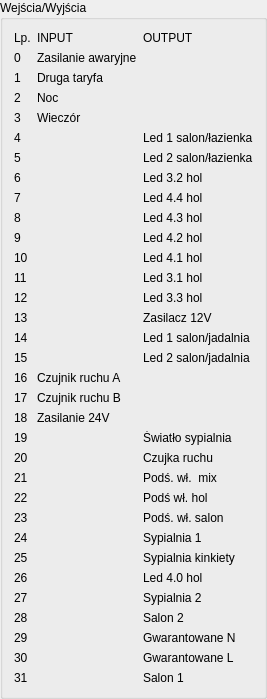
     <widget class="QGroupBox" name="groupBox">
      <property name="title">
       <string>Wejścia/Wyjścia</string>
      </property>
      <layout class="QGridLayout" name="gridLayout">
       <item row="27" column="0">
        <widget class="QLabel" name="label_53">
         <property name="text">
          <string>26</string>
         </property>
        </widget>
       </item>
       <item row="0" column="1">
        <widget class="QLabel" name="input">
         <property name="text">
          <string>INPUT</string>
         </property>
        </widget>
       </item>
       <item row="32" column="0">
        <widget class="QLabel" name="label_63">
         <property name="text">
          <string>31</string>
         </property>
        </widget>
       </item>
       <item row="19" column="1">
        <widget class="QLabel" name="label_38">
         <property name="text">
          <string>Zasilanie 24V</string>
         </property>
        </widget>
       </item>
       <item row="32" column="2">
        <widget class="QLabel" name="label_64">
         <property name="text">
          <string>Salon 1</string>
         </property>
        </widget>
       </item>
       <item row="17" column="0">
        <widget class="QLabel" name="label_33">
         <property name="text">
          <string>16</string>
         </property>
        </widget>
       </item>
       <item row="1" column="1">
        <widget class="QLabel" name="label_2">
         <property name="text">
          <string>Zasilanie awaryjne</string>
         </property>
        </widget>
       </item>
       <item row="5" column="0">
        <widget class="QLabel" name="label_9">
         <property name="text">
          <string>4</string>
         </property>
        </widget>
       </item>
       <item row="18" column="1">
        <widget class="QLabel" name="label_36">
         <property name="text">
          <string>Czujnik ruchu B</string>
         </property>
        </widget>
       </item>
       <item row="7" column="0">
        <widget class="QLabel" name="label_13">
         <property name="text">
          <string>6</string>
         </property>
        </widget>
       </item>
       <item row="4" column="0">
        <widget class="QLabel" name="label_7">
         <property name="text">
          <string>3</string>
         </property>
        </widget>
       </item>
       <item row="1" column="0">
        <widget class="QLabel" name="label">
         <property name="text">
          <string>0</string>
         </property>
        </widget>
       </item>
       <item row="23" column="0">
        <widget class="QLabel" name="label_45">
         <property name="text">
          <string>22</string>
         </property>
        </widget>
       </item>
       <item row="20" column="2">
        <widget class="QLabel" name="label_40">
         <property name="text">
          <string>Światło sypialnia</string>
         </property>
        </widget>
       </item>
       <item row="12" column="0">
        <widget class="QLabel" name="label_23">
         <property name="text">
          <string>11</string>
         </property>
        </widget>
       </item>
       <item row="10" column="0">
        <widget class="QLabel" name="label_19">
         <property name="text">
          <string>9</string>
         </property>
        </widget>
       </item>
       <item row="28" column="0">
        <widget class="QLabel" name="label_55">
         <property name="text">
          <string>27</string>
         </property>
        </widget>
       </item>
       <item row="21" column="2">
        <widget class="QLabel" name="label_42">
         <property name="text">
          <string>Czujka ruchu</string>
         </property>
        </widget>
       </item>
       <item row="31" column="2">
        <widget class="QLabel" name="label_62">
         <property name="text">
          <string>Gwarantowane L</string>
         </property>
        </widget>
       </item>
       <item row="30" column="2">
        <widget class="QLabel" name="label_60">
         <property name="text">
          <string>Gwarantowane N</string>
         </property>
        </widget>
       </item>
       <item row="2" column="1">
        <widget class="QLabel" name="label_4">
         <property name="text">
          <string>Druga taryfa</string>
         </property>
        </widget>
       </item>
       <item row="3" column="1">
        <widget class="QLabel" name="label_3">
         <property name="text">
          <string>Noc</string>
         </property>
        </widget>
       </item>
       <item row="8" column="0">
        <widget class="QLabel" name="label_15">
         <property name="text">
          <string>7</string>
         </property>
        </widget>
       </item>
       <item row="24" column="2">
        <widget class="QLabel" name="label_48">
         <property name="text">
          <string>Podś. wł. salon</string>
         </property>
        </widget>
       </item>
       <item row="26" column="2">
        <widget class="QLabel" name="label_52">
         <property name="text">
          <string>Sypialnia kinkiety</string>
         </property>
        </widget>
       </item>
       <item row="11" column="2">
        <widget class="QLabel" name="label_22">
         <property name="text">
          <string>Led 4.1 hol</string>
         </property>
        </widget>
       </item>
       <item row="21" column="0">
        <widget class="QLabel" name="label_41">
         <property name="text">
          <string>20</string>
         </property>
        </widget>
       </item>
       <item row="5" column="2">
        <widget class="QLabel" name="label_10">
         <property name="text">
          <string>Led 1 salon/łazienka</string>
         </property>
        </widget>
       </item>
       <item row="0" column="0">
        <widget class="QLabel" name="lp">
         <property name="text">
          <string>Lp.</string>
         </property>
        </widget>
       </item>
       <item row="17" column="1">
        <widget class="QLabel" name="label_34">
         <property name="text">
          <string>Czujnik ruchu A</string>
         </property>
        </widget>
       </item>
       <item row="3" column="0">
        <widget class="QLabel" name="label_6">
         <property name="text">
          <string>2</string>
         </property>
        </widget>
       </item>
       <item row="18" column="0">
        <widget class="QLabel" name="label_35">
         <property name="text">
          <string>17</string>
         </property>
        </widget>
       </item>
       <item row="29" column="2">
        <widget class="QLabel" name="label_58">
         <property name="text">
          <string>Salon 2</string>
         </property>
        </widget>
       </item>
       <item row="4" column="1">
        <widget class="QLabel" name="label_8">
         <property name="text">
          <string>Wieczór</string>
         </property>
        </widget>
       </item>
       <item row="27" column="2">
        <widget class="QLabel" name="label_54">
         <property name="text">
          <string>Led 4.0 hol</string>
         </property>
        </widget>
       </item>
       <item row="26" column="0">
        <widget class="QLabel" name="label_51">
         <property name="text">
          <string>25</string>
         </property>
        </widget>
       </item>
       <item row="13" column="0">
        <widget class="QLabel" name="label_25">
         <property name="text">
          <string>12</string>
         </property>
        </widget>
       </item>
       <item row="31" column="0">
        <widget class="QLabel" name="label_61">
         <property name="text">
          <string>30</string>
         </property>
        </widget>
       </item>
       <item row="15" column="2">
        <widget class="QLabel" name="label_30">
         <property name="text">
          <string>Led 1 salon/jadalnia</string>
         </property>
        </widget>
       </item>
       <item row="28" column="2">
        <widget class="QLabel" name="label_56">
         <property name="text">
          <string>Sypialnia 2</string>
         </property>
        </widget>
       </item>
       <item row="2" column="0">
        <widget class="QLabel" name="label_5">
         <property name="text">
          <string>1</string>
         </property>
        </widget>
       </item>
       <item row="22" column="0">
        <widget class="QLabel" name="label_43">
         <property name="text">
          <string>21</string>
         </property>
        </widget>
       </item>
       <item row="14" column="2">
        <widget class="QLabel" name="label_28">
         <property name="text">
          <string>Zasilacz 12V</string>
         </property>
        </widget>
       </item>
       <item row="12" column="2">
        <widget class="QLabel" name="label_24">
         <property name="text">
          <string>Led 3.1 hol</string>
         </property>
        </widget>
       </item>
       <item row="13" column="2">
        <widget class="QLabel" name="label_26">
         <property name="text">
          <string>Led 3.3 hol</string>
         </property>
        </widget>
       </item>
       <item row="9" column="0">
        <widget class="QLabel" name="label_17">
         <property name="text">
          <string>8</string>
         </property>
        </widget>
       </item>
       <item row="25" column="0">
        <widget class="QLabel" name="label_49">
         <property name="text">
          <string>24</string>
         </property>
        </widget>
       </item>
       <item row="15" column="0">
        <widget class="QLabel" name="label_29">
         <property name="text">
          <string>14</string>
         </property>
        </widget>
       </item>
       <item row="22" column="2">
        <widget class="QLabel" name="label_44">
         <property name="text">
          <string>Podś. wł.  mix</string>
         </property>
        </widget>
       </item>
       <item row="11" column="0">
        <widget class="QLabel" name="label_21">
         <property name="text">
          <string>10</string>
         </property>
        </widget>
       </item>
       <item row="23" column="2">
        <widget class="QLabel" name="label_46">
         <property name="text">
          <string>Podś wł. hol</string>
         </property>
        </widget>
       </item>
       <item row="7" column="2">
        <widget class="QLabel" name="label_14">
         <property name="text">
          <string>Led 3.2 hol</string>
         </property>
        </widget>
       </item>
       <item row="16" column="2">
        <widget class="QLabel" name="label_32">
         <property name="text">
          <string>Led 2 salon/jadalnia</string>
         </property>
        </widget>
       </item>
       <item row="25" column="2">
        <widget class="QLabel" name="label_50">
         <property name="text">
          <string>Sypialnia 1</string>
         </property>
        </widget>
       </item>
       <item row="19" column="0">
        <widget class="QLabel" name="label_37">
         <property name="text">
          <string>18</string>
         </property>
        </widget>
       </item>
       <item row="10" column="2">
        <widget class="QLabel" name="label_20">
         <property name="text">
          <string>Led 4.2 hol</string>
         </property>
        </widget>
       </item>
       <item row="14" column="0">
        <widget class="QLabel" name="label_27">
         <property name="text">
          <string>13</string>
         </property>
        </widget>
       </item>
       <item row="30" column="0">
        <widget class="QLabel" name="label_59">
         <property name="text">
          <string>29</string>
         </property>
        </widget>
       </item>
       <item row="6" column="0">
        <widget class="QLabel" name="label_11">
         <property name="text">
          <string>5</string>
         </property>
        </widget>
       </item>
       <item row="24" column="0">
        <widget class="QLabel" name="label_47">
         <property name="text">
          <string>23</string>
         </property>
        </widget>
       </item>
       <item row="29" column="0">
        <widget class="QLabel" name="label_57">
         <property name="text">
          <string>28</string>
         </property>
        </widget>
       </item>
       <item row="0" column="2">
        <widget class="QLabel" name="output">
         <property name="text">
          <string>OUTPUT</string>
         </property>
        </widget>
       </item>
       <item row="16" column="0">
        <widget class="QLabel" name="label_31">
         <property name="text">
          <string>15</string>
         </property>
        </widget>
       </item>
       <item row="8" column="2">
        <widget class="QLabel" name="label_16">
         <property name="text">
          <string>Led 4.4 hol</string>
         </property>
        </widget>
       </item>
       <item row="6" column="2">
        <widget class="QLabel" name="label_12">
         <property name="text">
          <string>Led 2 salon/łazienka</string>
         </property>
        </widget>
       </item>
       <item row="20" column="0">
        <widget class="QLabel" name="label_39">
         <property name="text">
          <string>19</string>
         </property>
        </widget>
       </item>
       <item row="9" column="2">
        <widget class="QLabel" name="label_18">
         <property name="text">
          <string>Led 4.3 hol</string>
         </property>
        </widget>
       </item>
      </layout>
     </widget>
